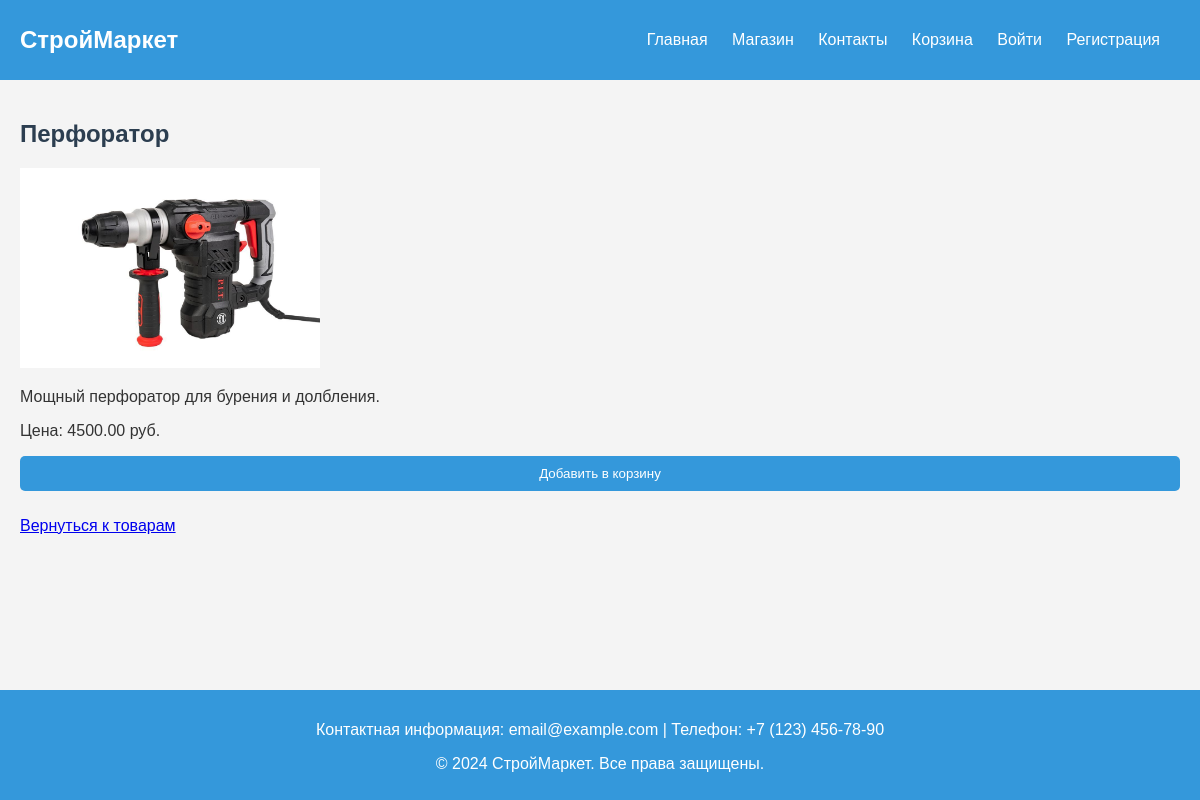
The page /php/product.php?id=4 on the database its author committed.
### tables this page shows
CREATE TABLE `products` (
  `id` int(11) NOT NULL,
  `name` varchar(100) NOT NULL,
  `description` text NOT NULL,
  `price` decimal(10,2) NOT NULL,
  `image_url` varchar(255) DEFAULT NULL,
  `created_at` timestamp NOT NULL DEFAULT current_timestamp()
);

### php/product.php (the view, shortened to what this page needs)
<?php
include './db.php';
$product_id = isset($_GET['id']) ? (int)$_GET['id'] : 0;
$stmt = $pdo->prepare("SELECT * FROM products WHERE id = ?");
$stmt->execute([$product_id]);
$product = $stmt->fetch();
?>
<!DOCTYPE html>
<html lang="ru">
<head>
    <link rel="stylesheet" href="../css/styles.css">
</head>
<body>
<header>
    <div class="logo">СтройМаркет</div>
    <nav>
        <ul>
            <li><a href="index.php">Главная</a></li>
            <li><a href="shop.php">Магазин</a></li>
            <li><a href="contacts.php">Контакты</a></li>
            <li><a href="cart.php">Корзина</a></li>
            <?php if (isset($_SESSION['user'])): ?>
                <li><a href="logout.php">Выход</a></li>
            <?php else: ?>
                <li><a href="login.php">Войти</a></li>
                <li><a href="register.php">Регистрация</a></li>
            <?php endif; ?>
        </ul>
    </nav>
</header>
<main>
    <h2><?php echo htmlspecialchars($product['name']); ?></h2>
    <img src="<?php echo htmlspecialchars($product['image_url']); ?>" alt="<?php echo htmlspecialchars($product['name']); ?>" style="max-width: 300px;">
    <p><?php echo htmlspecialchars($product['description']); ?></p>
    <p>Цена: <?php echo htmlspecialchars($product['price']); ?> руб.</p>
    <form action="cart.php" method="POST">
        <button type="submit" name="add_to_cart">Добавить в корзину</button>
    </form>
    <p><a href="shop.php">Вернуться к товарам</a></p>
</main>
<footer>
   <p>Контактная информация: email@example.com | Телефон: +7 (123) 456-78-90</p>
   <p>&copy; 2024 СтройМаркет. Все права защищены.</p>
</footer>
</body>
</html>

### css/styles.css (style rules this page uses)
body { font-family: 'Arial', sans-serif; margin: 0; padding: 0; background-color: #f4f4f4; color: #333; }
h1, h2, h3 { color: #2c3e50; }
header { background-color: #3498db; color: white; padding: 15px 20px; display: flex; justify-content: space-between; align-items: center; }
.logo { font-size: 24px; font-weight: bold; }
nav ul { list-style-type: none; padding: 0; }
nav ul li { display: inline; margin-right: 20px; }
nav a { color: white; text-decoration: none; transition: color 0.3s ease; }
main { padding: 20px; min-height: calc(100vh - 230px); }
form { display: flex; flex-direction: column; }
form input, form textarea, form button { margin-bottom: 10px; }
form button { background-color: #3498db; color: white; border: none; padding: 10px; border-radius: 5px; cursor: pointer; }
footer { background-color: #3498db; color: white; text-align: center; padding: 15px 0; position: relative; bottom: 0; width: 100%; }

### rows shown on the page
products: name "Перфоратор", image_url (picture), description "Мощный перфоратор для бурения и долбления.", price "4500.00"
